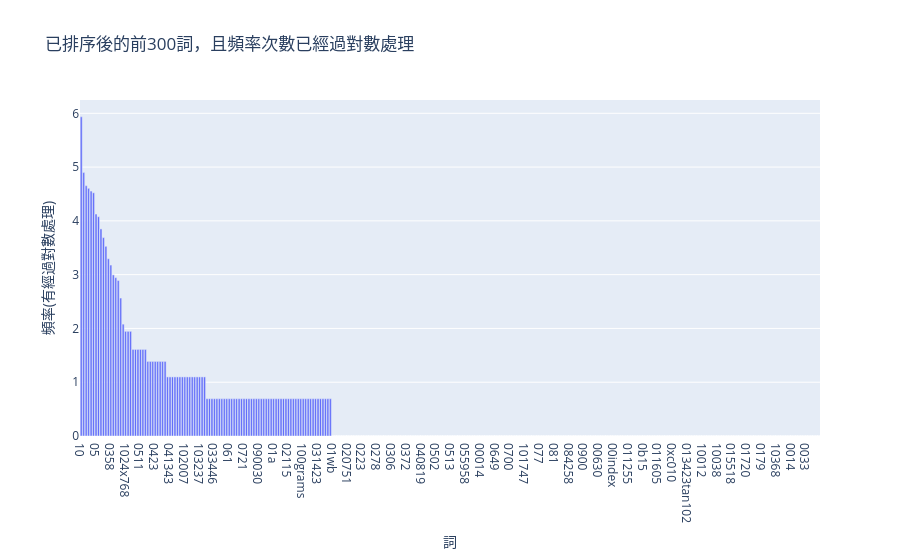

The notebook cell this image was saved under:
### Markdown cell above
### >>> **Exercise 15 (take home):** 
You can copy the code from the previous exercise and change the 'term_frequencies' variable for the 'term_frequencies_log', comment about the differences that you observe and talk about other possible insights that we can get from a log distribution.

### Code cell
# Answer here

d=pd.DataFrame({'term':count_vect.get_feature_names_out()[:300],'frequencies.log':term_frequencies_log[:300]})
e=d.sort_values(by='frequencies.log',ascending=False)

import plotly.graph_objects as ee
f=ee.Figure(data=[ee.Bar(x=e['term'],y=e['frequencies.log'])])
f.update_layout(title=f'已排序後的前300詞，且頻率次數已經過對數處理',xaxis_title='詞',yaxis_title='頻率(有經過對數處理)')
f.show()
print("經過對數處理的圖表，各頻率之間的數值大小差距明顯縮小了")

### Figure 1 — Plotly figure (JSON) as saved in the notebook; plotly's stock layout.template omitted (floating-point values rounded to 4 significant figures; data arrays with more than 128 entries replaced by an {"elided": "..."} marker saying what was removed)
{"data": [{"type": "bar", "x": {"elided": "300 str values"}, "y": {"elided": "300 float values"}}], "layout": {"title": {"text": "已排序後的前300詞，且頻率次數已經過對數處理"}, "xaxis": {"title": {"text": "詞"}}, "yaxis": {"title": {"text": "頻率(有經過對數處理)"}}}}
